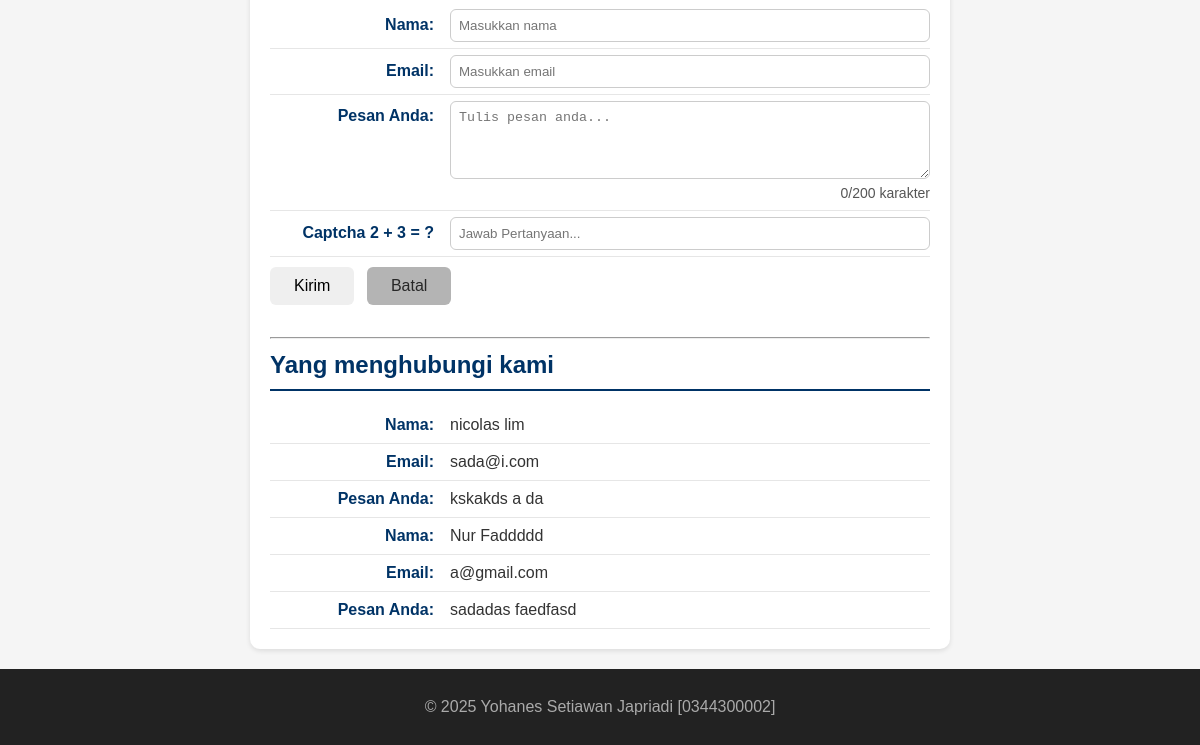
Before: / (lower part) with the older database file.
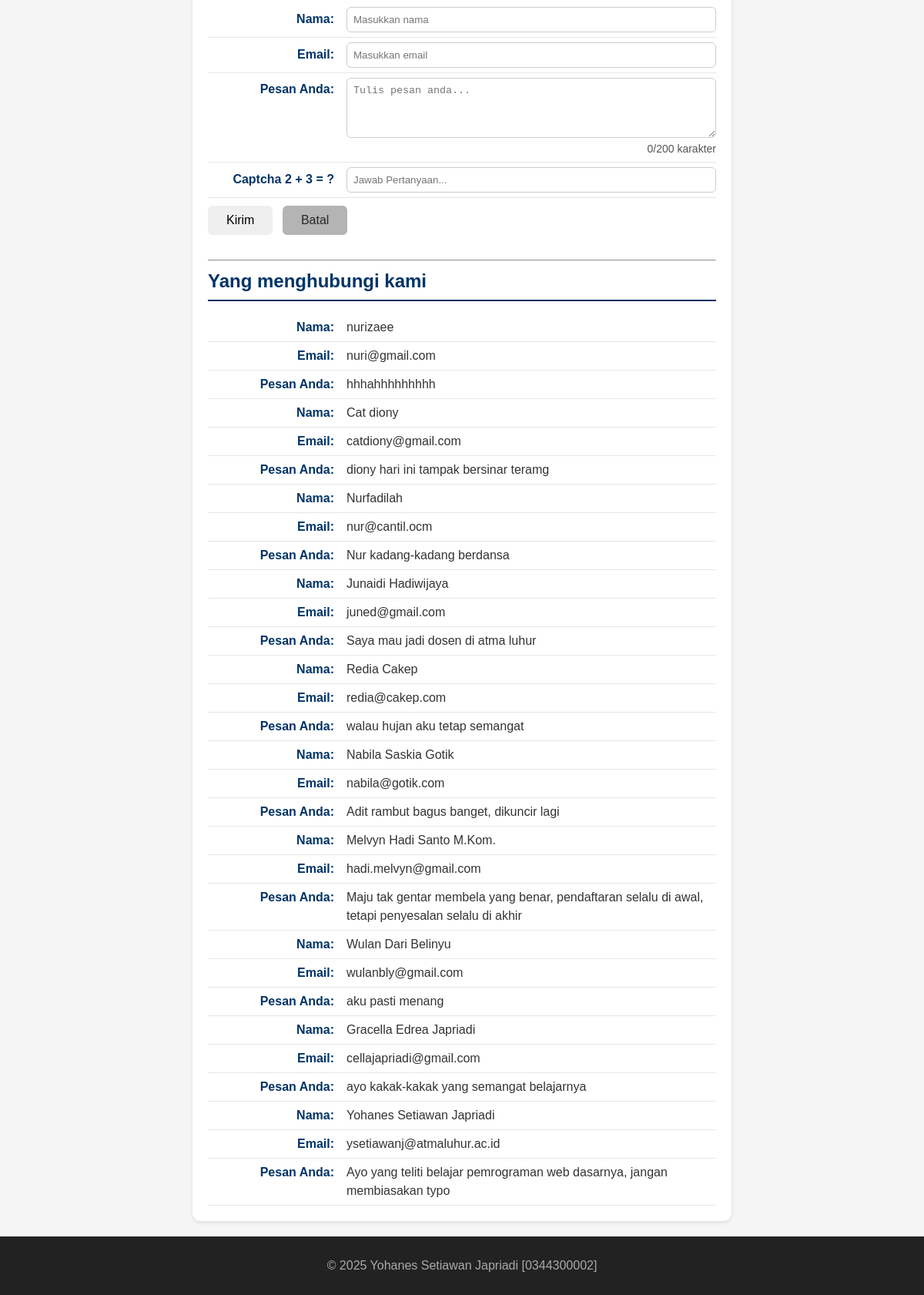
After: the same page with the newer database file.
### tables this page shows
CREATE TABLE `tbl_tamu` (
  `cid` int(11) NOT NULL,
  `cnama` varchar(100) DEFAULT NULL,
  `cemail` varchar(100) DEFAULT NULL,
  `cpesan` text,
  `dcreated_at` datetime NOT NULL DEFAULT CURRENT_TIMESTAMP
);

### fungsi.php (the view, shortened to what this page needs)
<?php
function bersihkan($str)
{
  return htmlspecialchars(trim($str));
}
function tampilkanBiodata($conf, $arr)
{
  $html = "";
  foreach ($conf as $k => $v) {
    $label = $v["label"];
    $nilai = bersihkan($arr[$k] ?? '');
    $suffix = $v["suffix"];
    $html .= "<p><strong>{$label}</strong> {$nilai}{$suffix}</p>";
  }
  return $html;
}

### index.php (shortened to what this page needs)
<?php
require_once __DIR__ . '/fungsi.php';
?>
<!DOCTYPE html>
<html lang="en">
<head>
  <link rel="stylesheet" href="style.css">
</head>
<body>
  <main>
    <?php
    $biodata = $_SESSION["biodata"] ?? [];
    $fieldConfig = [
      "kodepen" => ["label" => "Kode Pengunjung:", "suffix" => ""],
      "nama" => ["label" => "Nama Pengunjung:", "suffix" => " &#128526;"],
      "alamat" => ["label" => "Alamat Rumah:", "suffix" => ""],
      "tanggal" => ["label" => "Tanggal Kunjungan:", "suffix" => ""],
      "hobi" => ["label" => "Hobi:", "suffix" => " &#127926;"],
      "slta" => ["label" => "Asal SLTA:", "suffix" => " &hearts;"],
      "pekerjaan" => ["label" => "Pekerjaan:", "suffix" => " &copy; 2025"],
      "ortu" => ["label" => "Nama Orang Tua:", "suffix" => ""],
      "pacar" => ["label" => "Nama Pacar:", "suffix" => ""],
      "mantan" => ["label" => "Nama Mantan:", "suffix" => ""],
    ];
    ?>
      <?= tampilkanBiodata($fieldConfig, $biodata) ?>
    <?php
    $old          = $_SESSION['old'] ?? [];
    ?>
    <section id="contact">
      <form action="proses.php" method="POST">
        <label for="txtNama"><span>Nama:</span>
          <input type="text" id="txtNama" name="txtNama" placeholder="Masukkan nama"
            required autocomplete="name"
            value="<?= isset($old['nama']) ? htmlspecialchars($old['nama']) : '' ?>">
        </label>
        <label for="txtEmail"><span>Email:</span>
          <input type="email" id="txtEmail" name="txtEmail" placeholder="Masukkan email"
            required autocomplete="email"
            value="<?= isset($old['email']) ? htmlspecialchars($old['email']) : '' ?>">
        </label>
        <label for="txtPesan"><span>Pesan Anda:</span>
          <textarea id="txtPesan" name="txtPesan" rows="4" placeholder="Tulis pesan anda..."
            required><?= isset($old['pesan']) ? htmlspecialchars($old['pesan']) : '' ?></textarea>
          <small id="charCount">0/200 karakter</small>
        </label>
        <label for="txtCaptcha"><span>Captcha 2 + 3 = ?</span>
          <input type="number" id="txtCaptcha" name="txtCaptcha" placeholder="Jawab Pertanyaan..."
            required
            value="<?= isset($old['captcha']) ? htmlspecialchars($old['captcha']) : '' ?>">
        </label>
        <button type=" submit">Kirim</button>
          <button type="reset">Batal</button>
      </form>
      <br>
      <hr>
      <h2>Yang menghubungi kami</h2>
      <?php include 'read_inc.php'; ?>
    </section>
  </main>
  <footer>
    <p>&copy; 2025 Yohanes Setiawan Japriadi [0344300002]</p>
  </footer>
</body>
</html>

### read_inc.php
<?php
require 'koneksi.php';
$fieldContact = [
  "nama" => ["label" => "Nama:", "suffix" => ""],
  "email" => ["label" => "Email:", "suffix" => ""],
  "pesan" => ["label" => "Pesan Anda:", "suffix" => ""]
];
$sql = "SELECT * FROM tbl_tamu ORDER BY cid DESC";
$q = mysqli_query($conn, $sql);
if (!$q) {
  echo "<p>Gagal membaca data tamu: " . htmlspecialchars(mysqli_error($conn)) . "</p>";
} elseif (mysqli_num_rows($q) === 0) {
  echo "<p>Belum ada data tamu yang tersimpan.</p>";
} else {
  while ($row = mysqli_fetch_assoc($q)) {
    $arrContact = [
      "nama"  => $row["cnama"]  ?? "",
      "email" => $row["cemail"] ?? "",
      "pesan" => $row["cpesan"] ?? "",
    ];
    echo tampilkanBiodata($fieldContact, $arrContact);
  }
}
?>

### style.css (style rules this page uses)
* { box-sizing: border-box; }
body { margin: 0; font-family: Arial, sans-serif; background: #f5f5f5; color: #333; line-height: 1.5; }
#home, #about, #contact, #biodata { background-color: #ffffff; border-radius: 10px; padding: 20px; max-width: 700px; margin: 20px auto; box-shadow: 0 2px 5px rgba(0, 0, 0, 0.1); }
#home h2, #about h2, #contact h2, #biodata h2 { color: #003366; border-bottom: 2px solid #003366; padding-bottom: 6px; margin-top: 0; margin-bottom: 16px; }
#about p, #contact p, #contact label, #biodata label { display: flex; justify-content: flex-start; align-items: baseline; margin: 0; padding: 6px 0; border-bottom: 1px solid #e6e6e6; }
#about strong, #contact strong, #contact label>span, #biodata label>span { min-width: 180px; color: #003366; font-weight: 600; text-align: right; padding-right: 16px; flex-shrink: 0; }
#contact input, #contact textarea, #biodata input { flex: 1; border: 1px solid #ccc; border-radius: 6px; padding: 8px; color: #000; font-weight: normal; margin: 0; box-sizing: border-box; }
#contact button, #biodata button { margin-top: 10px; display: inline-block; padding: 10px 24px; font-size: 16px; border-radius: 6px; cursor: pointer; border: none; transition: all 0.3s ease; margin-right: 8px; }
#contact button[type="reset"], #biodata button[type="reset"] { background-color: #b4b4b4; color: #272727; font-weight: 500; }
footer { background: #222; color: #aaa; text-align: center; padding: 10px; }

Changed rows visible on the page:
removed tbl_tamu: label "Nama:", cnama "nicolas lim", label "Email:", cemail "sada@i.com", label "Pesan Anda:", cpesan "kskakds a da"
removed tbl_tamu: label "Nama:", cnama "Nur Faddddd", label "Email:", cemail "a@gmail.com", label "Pesan Anda:", cpesan "sadadas faedfasd"
added tbl_tamu: label "Nama:", cnama "nurizaee", label "Email:", cemail "nuri@gmail.com", label "Pesan Anda:", cpesan "hhhahhhhhhhhh"
added tbl_tamu: label "Nama:", cnama "Cat diony", label "Email:", cemail "catdiony@gmail.com", label "Pesan Anda:", cpesan "diony hari ini tampak bersinar teramg"
added tbl_tamu: label "Nama:", cnama "Nurfadilah", label "Email:", cemail "nur@cantil.ocm", label "Pesan Anda:", cpesan "Nur kadang-kadang berdansa"
added tbl_tamu: label "Nama:", cnama "Junaidi Hadiwijaya", label "Email:", cemail "juned@gmail.com", label "Pesan Anda:", cpesan "Saya mau jadi dosen di atma luhur"
added tbl_tamu: label "Nama:", cnama "Redia Cakep", label "Email:", cemail "redia@cakep.com", label "Pesan Anda:", cpesan "walau hujan aku tetap semangat"
added tbl_tamu: label "Nama:", cnama "Nabila Saskia Gotik", label "Email:", cemail "nabila@gotik.com", label "Pesan Anda:", cpesan "Adit rambut bagus banget, dikuncir lagi"
added tbl_tamu: label "Nama:", cnama "Melvyn Hadi Santo M.Kom.", label "Email:", cemail "hadi.melvyn@gmail.com", label "Pesan Anda:", cpesan "Maju tak gentar membela yang benar, pendaftaran selalu di awal, tetapi penyesalan selalu di akhir"
added tbl_tamu: label "Nama:", cnama "Wulan Dari Belinyu", label "Email:", cemail "wulanbly@gmail.com", label "Pesan Anda:", cpesan "aku pasti menang"
added tbl_tamu: label "Nama:", cnama "Gracella Edrea Japriadi", label "Email:", cemail "cellajapriadi@gmail.com", label "Pesan Anda:", cpesan "ayo kakak-kakak yang semangat belajarnya"
added tbl_tamu: label "Nama:", cnama "Yohanes Setiawan Japriadi", label "Email:", cemail "ysetiawanj@atmaluhur.ac.id", label "Pesan Anda:", cpesan "Ayo yang teliti belajar pemrograman web dasarnya, jangan membiasakan typo"
